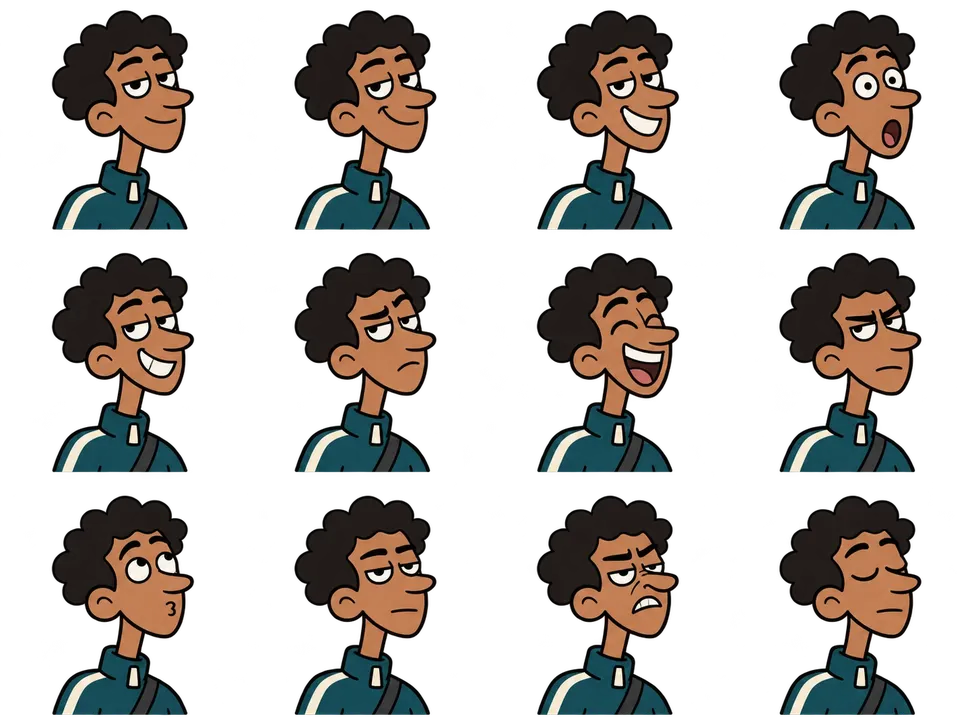
#> input picture .claude/skills/nah-episode/character/source-sheets/expressions.webp, 970 x 727 px, shrunk from 1448 x 1086 before the run
$ python cutout2.py ../source-sheets/expressions.webp ../source-sheets/poses-sitting.webp
#> lines starting #> are read from the running program, lines starting #| are printed output that depends on the picture
import sys, numpy as np, json
from PIL import Image
src, out = sys.argv[1], sys.argv[2]
im = np.array(Image.open(src).convert('RGBA')); H, W, _ = im.shape
#> further down, im is the input picture: shape (727, 970, 4); mean R, G, B, A 30.3, 26.1, 22.3, 89.1
#> after `H, W, _ = im.shape`: H = 727; W = 970
names = ['stand', 'sit', 'point', 'facepalm', 'cross', 'laugh', 'shrug', 'thumbs']; meta = {}
for k, name in enumerate(names):
    r, c = divmod(k, 4); x0, y0 = c*W//4, r*H//2; cell = im[y0:y0+H//2, x0:x0+W//4]
    a = cell[..., 3]; ys, xs = np.where(a > 8)
    bx0, bx1, by0, by1 = xs.min(), xs.max()+1, ys.min(), ys.max()+1
    Image.fromarray(cell[by0:by1, bx0:bx1], 'RGBA').save(f'{out}/{name}.png')
    meta[name] = {'w': int(bx1-bx0), 'h': int(by1-by0), 'sheet_x': int(x0+bx0), 'sheet_y': int(y0+by0)}
#> this loop made 8 passes
#> (bx0, by0, by1) on passes 1 to 8: (51, 10, 363), (52, 10, 363), (51, 10, 363), (52, 10, 363), (51, 0, 353), (52, 0, 352), (51, 0, 352), (52, 0, 352)
#> pass 1, `cell = im[y0:y0 + H // 2, x0:x0 + W // 4]`:
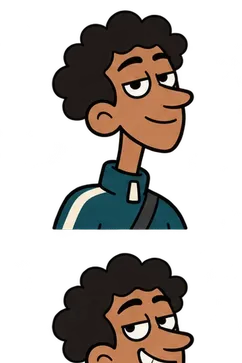
#> cell: shape (363, 242, 4); mean R, G, B, A 31.9, 25.8, 21.3, 93.9; transparent parts drawn white
#> pass 1, `a = cell[..., 3]`:
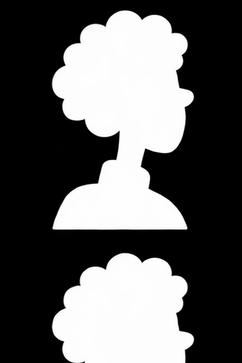
#> a: shape (363, 242); min 0, max 255, mean 93.9
#> pass 1, `Image.fromarray(cell[by0:by1, bx0:bx1], 'RGBA').save(f'{out}/{name}.pn..`:
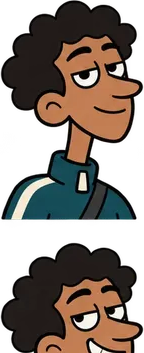
#> saved as stand.png: PIL image 144x353 RGBA; mean R, G, B, A 55, 44.5, 36.7, 162.3; transparent parts drawn white
#> pass 2, `cell = im[y0:y0 + H // 2, x0:x0 + W // 4]`:
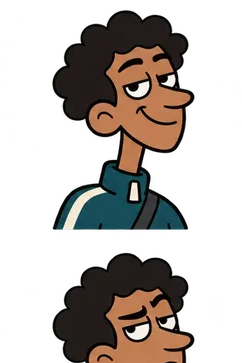
#> cell: shape (363, 242, 4); mean R, G, B, A 31.7, 25.5, 21, 93.9; transparent parts drawn white
#> after the loop, meta = 8 items
json.dump(meta, open(f'{out}/poses.json', 'w'), indent=1); print(json.dumps(meta))
#> (printed output is left out)
